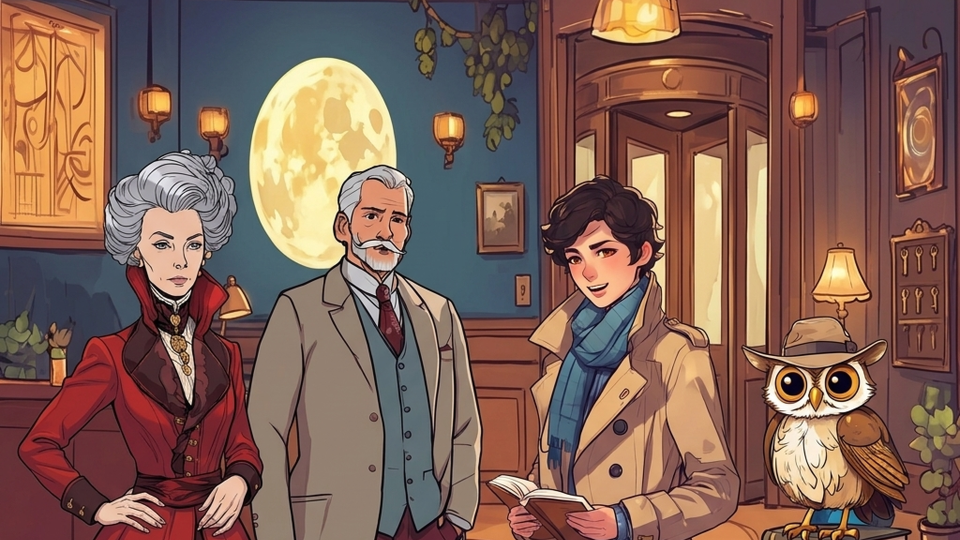
#> input picture assets/SC_final_group.png, 1920 x 1080 px, given in place of CH_emma.png, which was not available (shown at 1/2 size)
$ python apply_round2.py
#> lines starting #> are read from the running program, lines starting #| are printed output that depends on the picture; after the words box and inside, x2 and y2 are one past the last pixel; in counts of white or black regions, pixels touching at a corner belong together; pictures that were not available may be replaced by others from this repository, and a replacement may not be noted
#| CH_emma src (1920, 1080)
from pathlib import Path
import shutil

import numpy as np
from PIL import Image, ImageDraw
from scipy import ndimage

ROOT = Path(r"C:\english-quest")
ASSETS = ROOT / "assets"
SRC = ASSETS / "_versions" / "new_sources"
BACKUP2 = ASSETS / "_versions" / "pre_round2"
TEMP = Path(r"C:\Users\73B5~1\AppData\Local\Temp\opencode")

IDS = ["CH_emma", "CH_grant"]

# per-id: drop enclosed comps at least this area, min area to report
RULES = {
    "CH_emma": {"drop": lambda area, x0, x1, y0, y1: area >= 40, "report": 40},
    "CH_grant": {"drop": lambda area, x0, x1, y0, y1: False, "report": 40},
}


def bg_mask(img, iid):
#> called with iid = 'CH_emma'
    a = np.array(img.convert("RGB")).astype(np.int16)
    mx = a.max(2)
    mn = a.min(2)
    if iid == "CH_emma":
        cand = (mx - mn <= 16) & (mn >= 140)
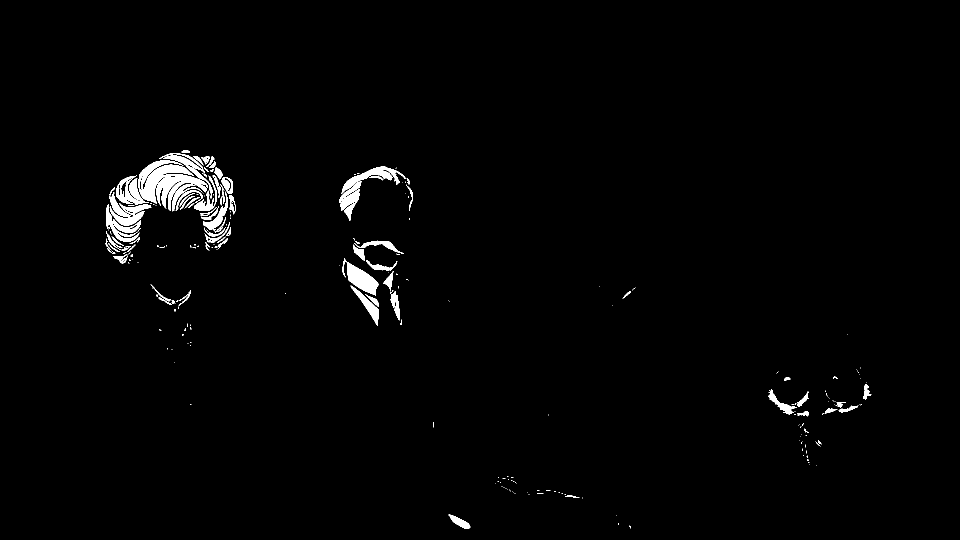
#> cand: shape (1080, 1920) bool (shown at 1/2 size); 1.6% white; 257 white regions (173 under 20 px), largest, box (x1, y1, x2, y2) and area: (276, 321, 416, 422) 6082, (685, 517, 757, 591) 2212, (683, 333, 811, 388) 1769
    else:  # CH_grant: solid black background
        cand = mx <= 45
    seed = np.zeros(cand.shape, bool)
    seed[0, :] = seed[-1, :] = True
    seed[:, 0] = seed[:, -1] = True
    seed &= cand
#> seed: shape (1080, 1920) bool; every value is 0
    bg = ndimage.binary_propagation(seed, structure=np.ones((3, 3), bool), mask=cand)
    return bg, cand, mx, mn


def preview(img, name, grid=False):
    h = 720
    scaled = img.resize((max(1, int(img.width * h / img.height)), h), Image.LANCZOS)
    comp = Image.new("RGBA", scaled.size, (32, 34, 40, 255))
    comp.alpha_composite(scaled)
    comp = comp.convert("RGB")
    if grid:
        d = ImageDraw.Draw(comp)
        for pct in range(5, 100, 5):
            y = int(comp.height * pct / 100)
            d.line([(0, y), (comp.width, y)], fill=(255, 0, 0, 255) if pct % 10 == 0 else (120, 60, 60), width=1)
            if pct % 10 == 0:
                d.text((4, y + 2), str(pct), fill=(255, 255, 0))
    comp.save(TEMP / "{0}.png".format(name))


def process(iid):
    src = SRC / (iid + ".png")
    img = Image.open(src).convert("RGBA")
    print(iid, "src", img.size)
    bg, cand, mx, mn = bg_mask(img, iid)
    removed = bg.copy()

    encl = cand & ~bg
    lab, n = ndimage.label(encl, structure=np.ones((3, 3), int))
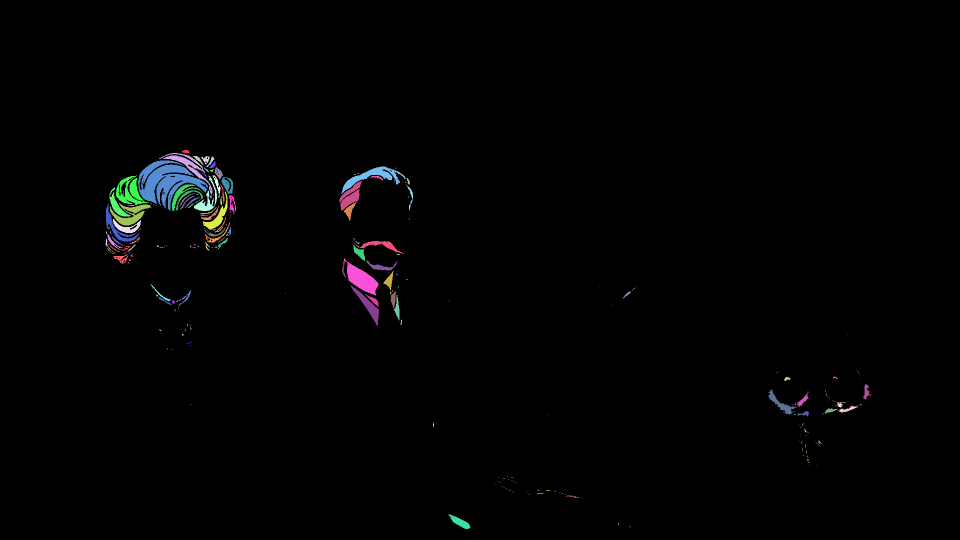
#> lab: shape (1080, 1920) int32 (shown at 1/2 size); 258 distinct labels, from 0 to 257; one colour per label, 0 black
#> n = 257
    comps = []
    if n:
        sizes = ndimage.sum(encl, lab, range(1, n + 1))
#> sizes = 257 values, max 6082 at index 5, min 1 at index 25, mean 125.2
        for i in range(1, n + 1):
            area = int(sizes[i - 1])
            if area < RULES[iid]["report"]:
                continue
            comp = lab == i
            ys, xs = np.where(comp)
            comps.append((area, comp, int(xs.min()), int(xs.max()), int(ys.min()), int(ys.max())))
            print("  encl area {0} bbox x {1}-{2} y {3}-{4}".format(
                area, int(xs.min()), int(xs.max()), int(ys.min()), int(ys.max())))
#> this loop made 257 passes
#> area on passes 1 to 3: 74, 1367, 110
#|   encl area 74 bbox x 363-378 y 300-305
#|   encl area 1367 bbox x 318-424 y 306-396
#|   encl area 110 bbox x 386-406 y 312-330
#|   encl area 136 bbox x 402-418 y 312-328
#|   encl area 94 bbox x 413-428 y 313-333
#|   encl area 6082 bbox x 276-415 y 321-421
#|   encl area 80 bbox x 418-430 y 322-335
#|   encl area 1769 bbox x 683-810 y 333-387
#> (further printed lines are left out)
#> comp: shape (1080, 1920) bool; 0.03% white; 1 white region, box (x1, y1, x2, y2) and area: (897, 1029, 941, 1058) 523
#> after the loop, comps = 71 items
    rule = RULES[iid]["drop"]
    if rule is not None:
        for area, comp, x0, x1, y0, y1 in comps:
            if rule(area, x0, x1, y0, y1):
                print("    -> DROP", area)
                removed |= comp
#> this loop made 71 passes
#> (area, x0, x1, y0, y1) on passes 1 to 12: (74, 363, 378, 300, 305), (1367, 318, 424, 306, 396), (110, 386, 406, 312, 330), (136, 402, 418, 312, 328), (94, 413, 428, 313, 333), (6082, 276, 415, 321, 421), (80, 418, 430, 322, 335), (1769, 683, 810, 333, 387), (212, 429, 445, 334, 358), (1688, 232, 297, 351, 409), (833, 388, 433, 351, 421), (193, 425, 440, 351, 395)
#|     -> DROP 74
#|     -> DROP 1367
#|     -> DROP 110
#|     -> DROP 136
#|     -> DROP 94
#|     -> DROP 6082
#|     -> DROP 80
#|     -> DROP 1769
#> (further printed lines are left out)
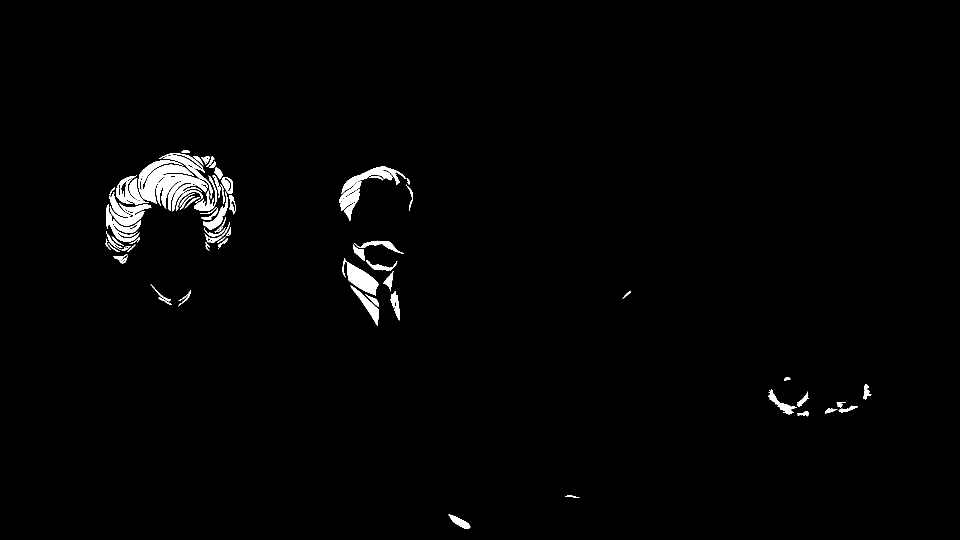
#> removed: shape (1080, 1920) bool (shown at 1/2 size); 1.5% white; 71 white regions, largest, box (x1, y1, x2, y2) and area: (276, 321, 416, 422) 6082, (685, 517, 757, 591) 2212, (683, 333, 811, 388) 1769

    alpha = np.ones(bg.shape, np.uint8) * 255
    alpha[removed] = 0
    ring = ndimage.binary_dilation(removed, structure=np.ones((5, 5), bool)) & ~removed
#> ring: shape (1080, 1920) bool; 1% white in thin lines or dots, all inside (x1, y1, x2, y2) = (209, 298, 1745, 1060)
    if iid == "CH_emma":
        cond = (mx - mn <= 50) & (mn >= 175)
#> cond: shape (1080, 1920) bool; 1.8% white; 766 white regions (656 under 20 px), largest, box (x1, y1, x2, y2) and area: (1534, 726, 1744, 834) 5326, (1560, 842, 1650, 936) 4383, (295, 330, 402, 392) 2885
        w = np.clip((250.0 - mn) / 55.0, 0.0, 1.0)
    else:
        cond = mx <= 100
        w = np.clip((100.0 - mx) / 100.0, 0.0, 1.0)
    fringe = ring & cond
#> fringe: shape (1080, 1920) bool; 0.09% white in thin lines or dots, all inside (x1, y1, x2, y2) = (211, 340, 1744, 998)
    a = alpha.astype(np.float32)
    a[fringe] = np.minimum(a[fringe], 255.0 * (1.0 - w[fringe]))
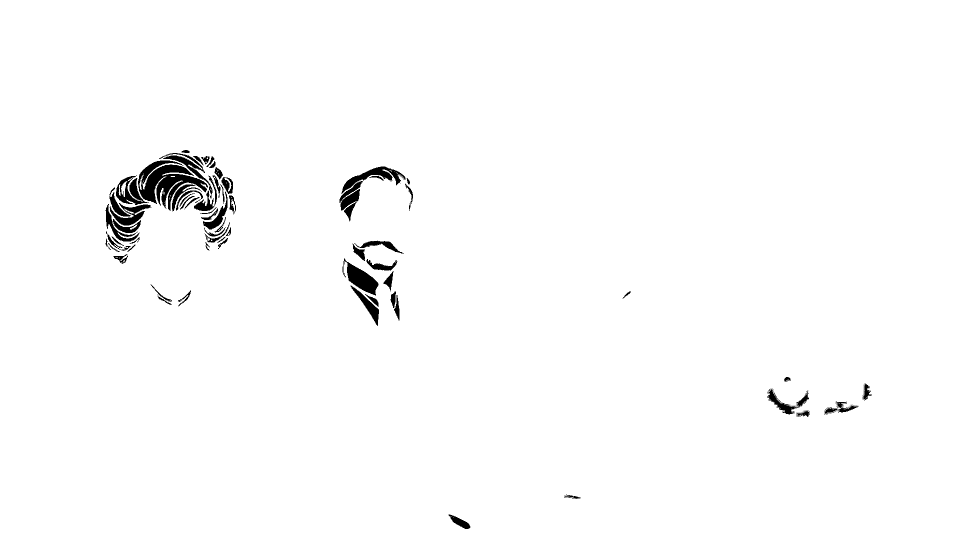
#> a: shape (1080, 1920) float32 (shown at 1/2 size); min 0, max 255, mean 251
    alpha = a.astype(np.uint8)
    print("  fringe px:", int(fringe.sum()), "removed px:", int(removed.sum()))
#|   fringe px: 1814 removed px: 31105

    out = img.copy()
    out.putalpha(Image.fromarray(alpha))
    bbox = out.getchannel("A").getbbox()
#> bbox = (0, 0, 1920, 1080)
    out = out.crop(bbox)
    print(iid, "trimmed ->", out.size)
#| CH_emma trimmed -> (1920, 1080)

    ann = out.copy()
    arr = np.array(ann)
    for area, comp, x0, x1, y0, y1 in comps:
        cc = comp[bbox[1]:bbox[3], bbox[0]:bbox[2]]
        arr[cc, 0] = 255
        arr[cc, 1] = 0
        arr[cc, 2] = 255
        arr[cc, 3] = 255
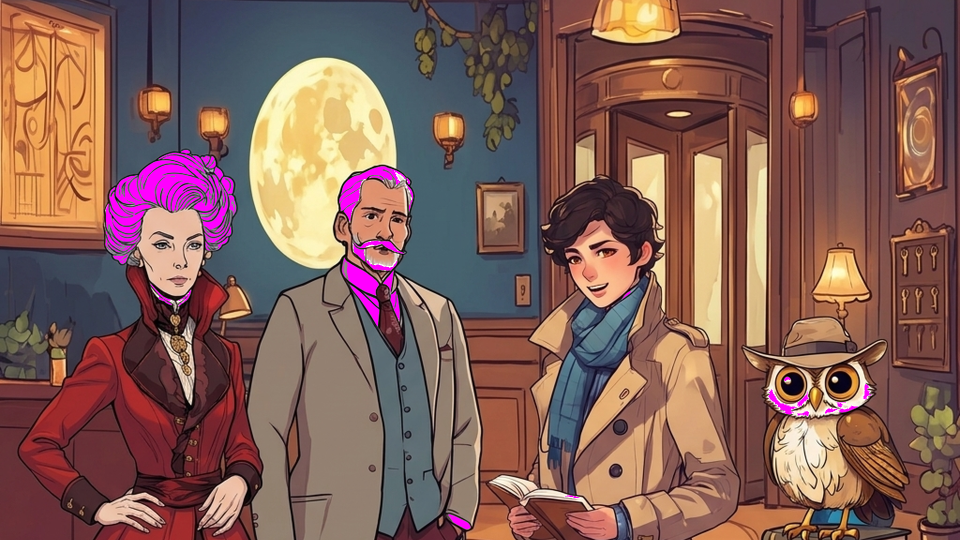
#> arr: shape (1080, 1920, 4) (shown at 1/2 size); mean R, G, B, A 129.8, 94.1, 86.1, 254.9; transparent parts drawn white
    ann = Image.fromarray(arr)
    preview(ann, "r2_" + iid + "_ann")
#> in preview, `comp = Image.new("RGBA", scaled.size, (32, 34, 40, 255))`:
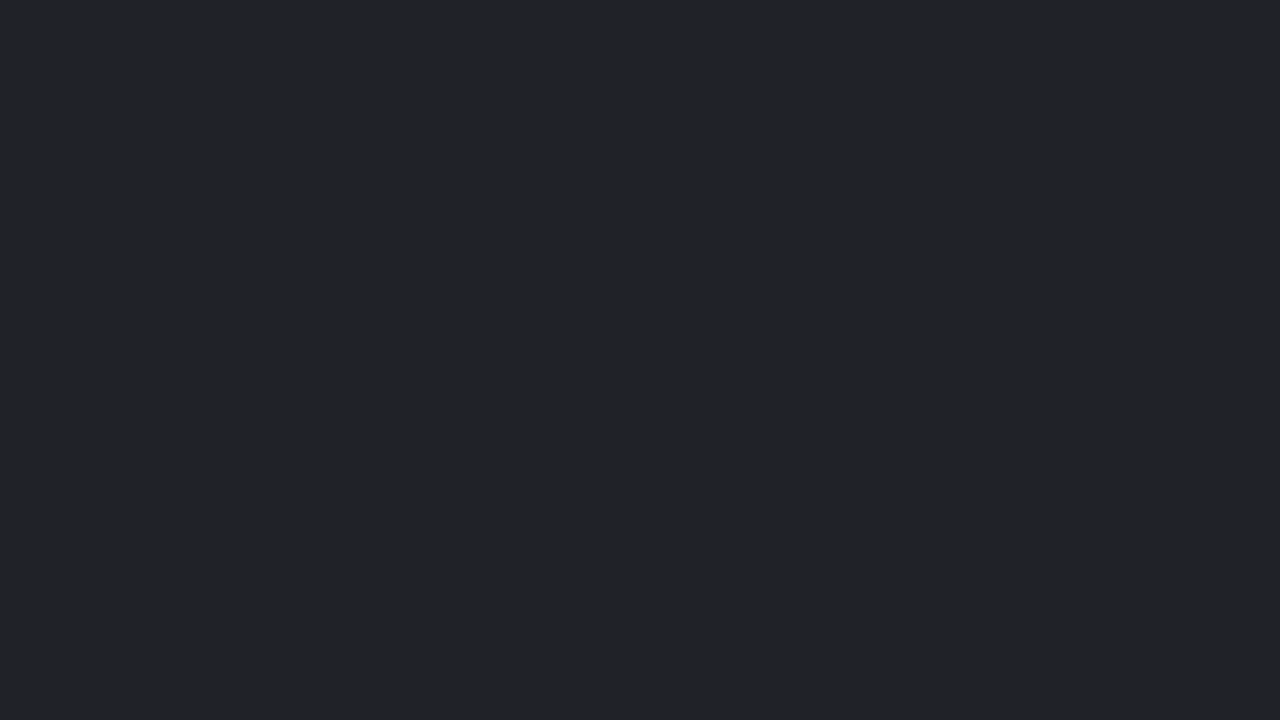
#> comp: PIL image 1280x720 RGBA; mean R, G, B, A 32, 34, 40, 255
    preview(out, "r2_" + iid + "_grid", grid=True)
#> call 2 of preview, with name = 'r2_CH_emma_grid', grid = True
#> in preview (call 2), `comp.save(TEMP / "{0}.png".format(name))`:
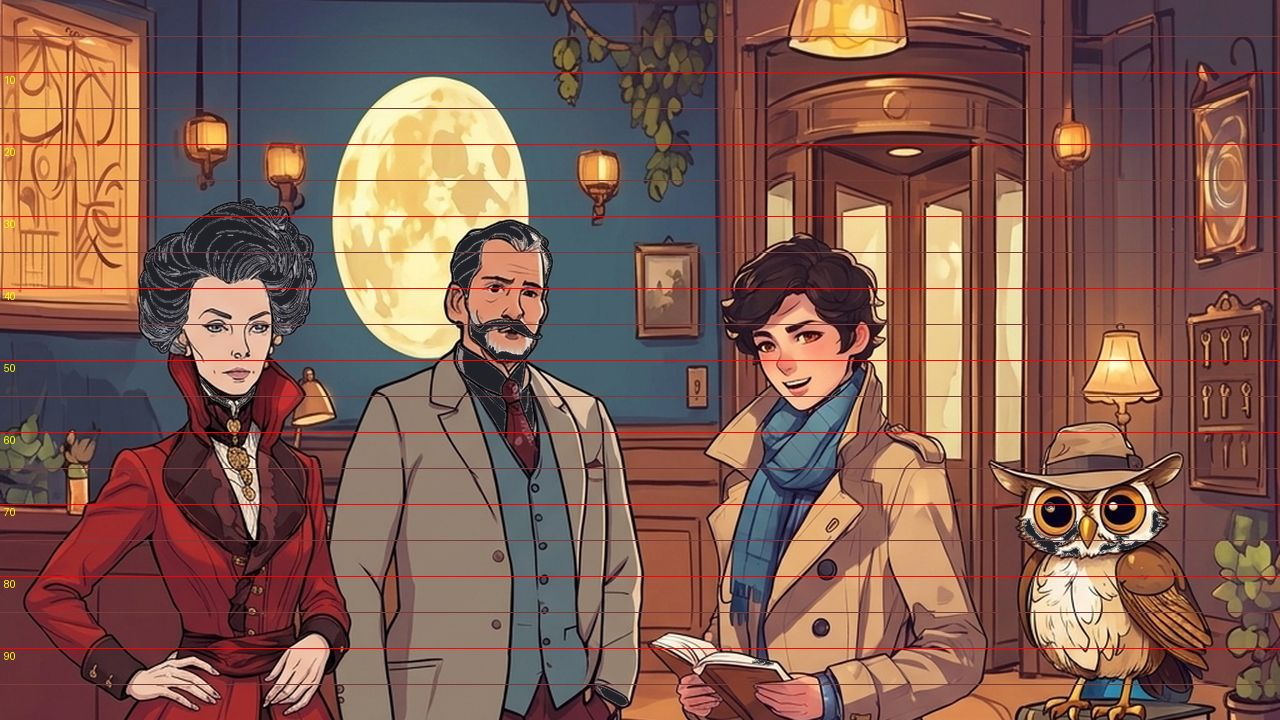
#> saved as r2_CH_emma_grid.png: PIL image 1280x720 RGB; mean R, G, B 127.9, 92.9, 81.4
#| CH_emma -> saved (1920, 1080)
    return out


def sc_candidates():
    sc = Image.open(SRC / "SC_final_group.png").convert("RGB")
    print("SC src", sc.size)
    big = sc.resize((1920, 1920), Image.LANCZOS)
    for top_orig in (100, 160, 220):
        top = int(top_orig * 1.875)
        cand_img = big.crop((0, top, 1920, top + 1080))
        name = "sc_cand{0}_top{1}".format((100, 160, 220).index(top_orig) + 1, top_orig)
        cand_img.save(TEMP / (name + ".png"))
        print("saved", name)
    final = big.crop((0, 188, 1920, 188 + 1080))
    cur = ASSETS / "SC_final_group.png"
    dst = BACKUP2 / "SC_final_group.png"
    if cur.exists() and not dst.exists():
        shutil.copy2(cur, dst)
    final.save(cur)
    print("SC_final_group -> saved 1920x1080")


def main():
    BACKUP2.mkdir(parents=True, exist_ok=True)
    for iid in IDS:
        out = process(iid)
        cur = ASSETS / (iid + ".png")
        dst = BACKUP2 / (iid + ".png")
        if cur.exists() and not dst.exists():
            shutil.copy2(cur, dst)
        out.save(cur)
        print(iid, "-> saved", out.size)
    sc_candidates()
    print("done")


if __name__ == "__main__":
    main()
